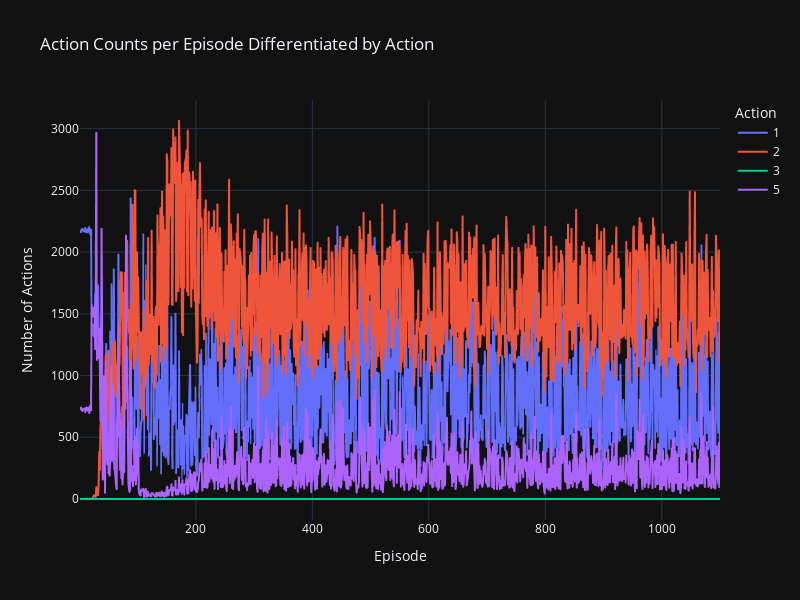

The cell this chart's notebook holds for it:
### Code cell
# Create a line chart with one line for each action
fig = px.line(actions_per_episode_pivot, 
              x=actions_per_episode_pivot.index, 
              y=actions_per_episode_pivot.columns,
              labels={'value': 'Action Count', 'episode': 'Episode'},
              title='Action Counts per Episode Differentiated by Action')

# Update the layout for better visibility
fig.update_layout(
    yaxis_title='Number of Actions',
    xaxis_title='Episode',
    legend_title_text='Action',
    hovermode="x unified", 
    width=800, 
    height=600
)

fig.show()

### Figure 1 — Plotly figure (JSON) as saved in the notebook; plotly's stock layout.template omitted (floating-point values rounded to 4 significant figures; data arrays with more than 128 entries replaced by an {"elided": "..."} marker saying what was removed)
{"data": [{"hovertemplate": "action=1<br>Episode=%{x}<br>Action Count=%{y}<extra></extra>", "legendgroup": "1", "line": {"color": "#636efa", "dash": "solid"}, "marker": {"symbol": "circle"}, "mode": "lines", "name": "1", "showlegend": true, "x": {"elided": "1100 int values"}, "xaxis": "x", "y": {"elided": "1100 float values"}, "yaxis": "y", "type": "scattergl"}, {"hovertemplate": "action=2<br>Episode=%{x}<br>Action Count=%{y}<extra></extra>", "legendgroup": "2", "line": {"color": "#EF553B", "dash": "solid"}, "marker": {"symbol": "circle"}, "mode": "lines", "name": "2", "showlegend": true, "x": {"elided": "1100 int values"}, "xaxis": "x", "y": {"elided": "1100 float values"}, "yaxis": "y", "type": "scattergl"}, {"hovertemplate": "action=3<br>Episode=%{x}<br>Action Count=%{y}<extra></extra>", "legendgroup": "3", "line": {"color": "#00cc96", "dash": "solid"}, "marker": {"symbol": "circle"}, "mode": "lines", "name": "3", "showlegend": true, "x": {"elided": "1100 int values"}, "xaxis": "x", "y": {"elided": "1100 float values"}, "yaxis": "y", "type": "scattergl"}, {"hovertemplate": "action=5<br>Episode=%{x}<br>Action Count=%{y}<extra></extra>", "legendgroup": "5", "line": {"color": "#ab63fa", "dash": "solid"}, "marker": {"symbol": "circle"}, "mode": "lines", "name": "5", "showlegend": true, "x": {"elided": "1100 int values"}, "xaxis": "x", "y": {"elided": "1100 float values"}, "yaxis": "y", "type": "scattergl"}], "layout": {"xaxis": {"anchor": "y", "domain": [0.0, 1.0], "title": {"text": "Episode"}}, "yaxis": {"anchor": "x", "domain": [0.0, 1.0], "title": {"text": "Number of Actions"}}, "legend": {"title": {"text": "Action"}, "tracegroupgap": 0}, "title": {"text": "Action Counts per Episode Differentiated by Action"}, "hovermode": "x unified", "width": 800, "height": 600}}
